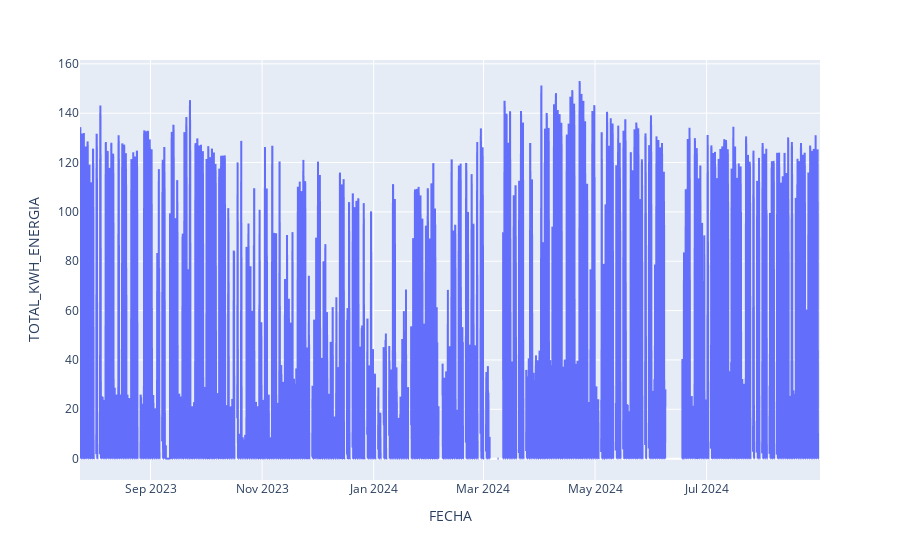

The code cell stored with this chart in its notebook:
### Code cell
px.line(solar_gen,x='FECHA',y='TOTAL_KWH_ENERGIA')

### Figure 1 — Plotly figure (JSON) as saved in the notebook; plotly's stock layout.template omitted (floating-point values rounded to 4 significant figures; data arrays with more than 128 entries replaced by an {"elided": "..."} marker saying what was removed)
{"data": [{"hovertemplate": "FECHA=%{x}<br>TOTAL_KWH_ENERGIA=%{y}<extra></extra>", "legendgroup": "", "line": {"color": "#636efa", "dash": "solid"}, "marker": {"symbol": "circle"}, "mode": "lines", "name": "", "showlegend": false, "type": "scattergl", "x": {"elided": "9708 str values"}, "xaxis": "x", "y": {"elided": "9708 float values"}, "yaxis": "y"}], "layout": {"legend": {"tracegroupgap": 0}, "margin": {"t": 60}, "xaxis": {"anchor": "y", "domain": [0, 1], "title": {"text": "FECHA"}}, "yaxis": {"anchor": "x", "domain": [0, 1], "title": {"text": "TOTAL_KWH_ENERGIA"}}}}
